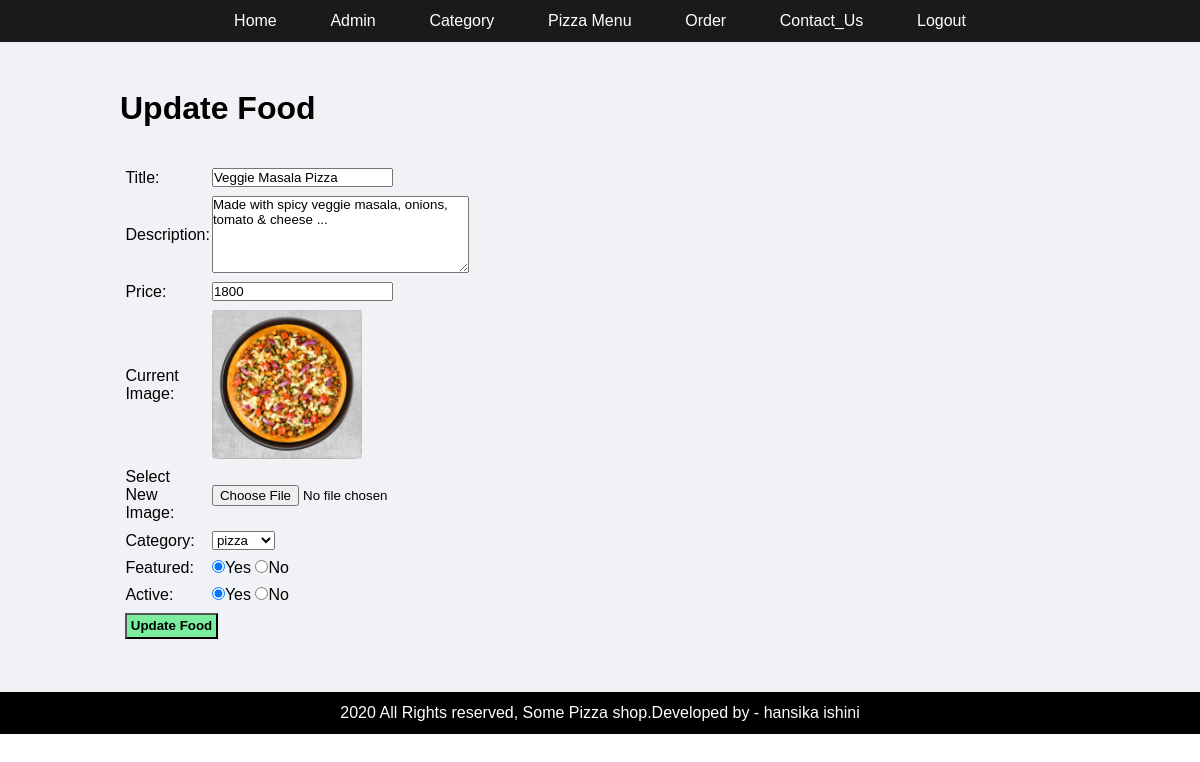
Page /admin/update-food.php?id=6 (signed in) on the committed database.
### tables this page shows
CREATE TABLE `tbl_food` (
  `id` int(10) UNSIGNED NOT NULL,
  `title` varchar(100) NOT NULL,
  `description` text NOT NULL,
  `price` decimal(10,0) NOT NULL,
  `image_name` varchar(255) NOT NULL,
  `crust_options` text NOT NULL,
  `category_id` int(11) NOT NULL,
  `featured` varchar(10) NOT NULL,
  `active` varchar(10) NOT NULL
);

CREATE TABLE `tbl_category` (
  `id` int(10) UNSIGNED NOT NULL,
  `title` varchar(100) NOT NULL,
  `image_name` varchar(255) NOT NULL,
  `featured` varchar(10) NOT NULL,
  `active` varchar(10) NOT NULL
);

### admin/update-food.php (the view, shortened to what this page needs)
<?php include('partials/menu.php'); ?>
<?php
    if (isset($_GET['id'])) {
        $id = $_GET['id'];
        $sql2 = "SELECT * FROM tbl_food WHERE id=$id";
        $res2 = mysqli_query($conn, $sql2);
        $row2 = mysqli_fetch_assoc($res2);
        $title = $row2['title'];
        $description = $row2['description'];
        $price = $row2['price'];
        $current_image = $row2['image_name'];
        $current_category = $row2['category_id'];
        $featured = $row2['featured'];
        $active = $row2['active'];
    } else {
        header('location:' . SITEURL . 'admin/manage-food.php');
        exit();
    }
?>
<div class="main-content">
    <div class="wrapper">
        <h1>Update Food</h1>
        <br><br>
        <form action="" method="POST" enctype="multipart/form-data">
            <table class="tbl-30">
                <tr>
                    <td>Title: </td>
                    <td>
                        <input type="text" name="title" value="<?php echo $title; ?>">
                    </td>
                </tr>
                <tr>
                    <td>Description: </td>
                    <td>
                        <textarea name="description" cols="30" rows="5"><?php echo $description; ?></textarea>
                    </td>
                </tr>
                <tr>
                    <td>Price: </td>
                    <td>
                        <input type="number" name="price" value="<?php echo $price; ?>">
                    </td>
                </tr>
                <tr>
                    <td>Current Image: </td>
                    <td>
                        <?php
                            if ($current_image != "") {
                                ?>
                                <img src="<?php echo SITEURL; ?>images/food/<?php echo $current_image; ?>" width="150px">
                                <?php
                            } else {
                                echo "No image available.";
                            }
                        ?>
                    </td>
                </tr>
                <tr>
                    <td>Select New Image: </td>
                    <td>
                        <input type="file" name="image">
                    </td>
                </tr>
                <tr>
                    <td>Category: </td>
                    <td>
                        <select name="category">
                            <?php
                                $sql = "SELECT * FROM tbl_category WHERE active='Yes'";
                                $res = mysqli_query($conn, $sql);
                                $count = mysqli_num_rows($res);
                                if ($count > 0) {
                                    while ($row = mysqli_fetch_assoc($res)) {
                                        $category_title = $row['title'];
                                        $category_id = $row['id'];
                                        ?>
                                        <option <?php if ($current_category == $category_id) echo "selected"; ?> value="<?php echo $category_id; ?>"><?php echo $category_title; ?></option>
                                        <?php
                                    }
                                } else {
                                    echo "<option value='0'>Category not available</option>";
                                }
                            ?>
                        </select>
                    </td>
                </tr>
                <tr>
                    <td>Featured: </td>
                    <td>
                        <input <?php if ($featured == "Yes") echo "checked"; ?> type="radio" name="featured" value="Yes">Yes
                        <input <?php if ($featured == "No") echo "checked"; ?> type="radio" name="featured" value="No">No
                    </td>
                </tr>
                <tr>
                    <td>Active: </td>
                    <td>
                        <input <?php if ($active == "Yes") echo "checked"; ?> type="radio" name="active" value="Yes">Yes
                        <input <?php if ($active == "No") echo "checked"; ?> type="radio" name="active" value="No">No
                    </td>
                </tr>
                <tr>
                    <td colspan="2">
                        <input type="submit" name="submit" value="Update Food" class="btn-secondary">
                    </td>
                </tr>
            </table>
        </form>
    </div>
</div>
<?php include('partials/footer.php'); ?>

### css/admin.css (style rules this page uses)
* { margin: 0; padding: 0; font-family: sans-serif; }
.wrapper { padding: 1%; width: 80%; margin: 0 auto; }
.tbl-30 { width: 30%; }
table tr td { padding: 1%; }
.btn-secondary { background-color: #7bed9f; padding: 1%; color: black; text-decoration: none; font-weight: bold; }
.main-content { background-color: #f1f2f6; padding: 3% 0; }

### rows in the picture
tbl_food: title "Veggie Masala Pizza", description "Made with spicy veggie masala, onions, tomato & cheese ...", price "1800", image_name (picture), category "pizza", featured "☑", active "☑"
